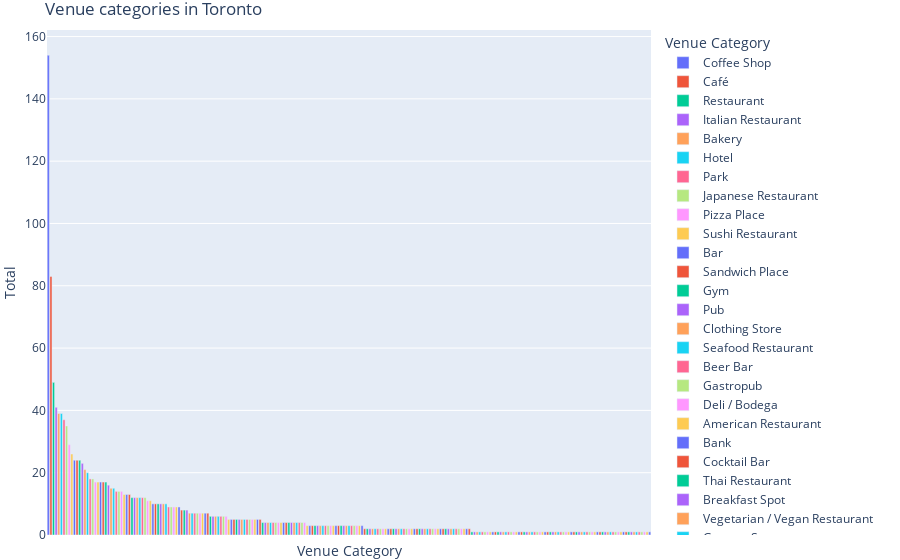

Here is the notebook cell this chart was saved with:
### Markdown cell above
#### Visualizing Top venue categories
The plot was made using Plotly Express Library.

### Code cell
import plotly.express as px
fig = px.bar(temp, x="Venue Category",y="Total", color="Venue Category")

fig.update_layout(title = 'Venue categories in Toronto', margin={"r":0,"t":30,"l":0,"b":0})

fig.update_xaxes(showticklabels=False) # Removed tick labels as it was too long
fig.show() # Display plot
